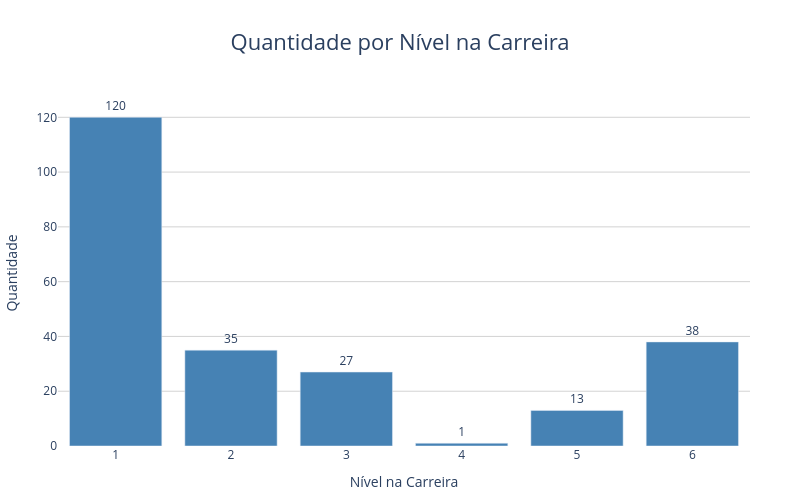

Write notebook code for a chart like this one.
### Code cell
import plotly.graph_objects as go

fig = go.Figure(data=[
    go.Bar(
        x=qtd_por_nivel.index.astype(str),  # Convertendo o índice para string para melhor exibição
        y=qtd_por_nivel['Quantidade'],
        text=qtd_por_nivel['Quantidade'],
        textposition='outside',
        marker_color='steelblue'
    )
])

fig.update_layout(
    title=dict(
        text="Quantidade por Nível na Carreira",
        x=0.5,
        font=dict(size=22)
    ),
    xaxis=dict(
        title="Nível na Carreira",
        tickangle=0
    ),
    yaxis=dict(
        title="Quantidade",
        showgrid=True,
        gridcolor="lightgrey"
    ),
    plot_bgcolor="white",
    width=800,
    height=500,
    margin=dict(l=50, r=50, t=100, b=50)
)
fig.write_image('quantidade_pessoas_por_nivel.png', engine="kaleido")

fig.show()

### Figure 1 — Plotly figure (JSON) as saved in the notebook; plotly's stock layout.template omitted (floating-point values rounded to 4 significant figures)
{"data": [{"marker": {"color": "steelblue"}, "text": [120.0, 35.0, 27.0, 1.0, 13.0, 38.0], "textposition": "outside", "type": "bar", "x": ["1", "2", "3", "4", "5", "6"], "y": [120, 35, 27, 1, 13, 38]}], "layout": {"height": 500, "margin": {"b": 50, "l": 50, "r": 50, "t": 100}, "plot_bgcolor": "white", "title": {"font": {"size": 22}, "text": "Quantidade por Nível na Carreira", "x": 0.5}, "width": 800, "xaxis": {"tickangle": 0, "title": {"text": "Nível na Carreira"}}, "yaxis": {"gridcolor": "lightgrey", "showgrid": true, "title": {"text": "Quantidade"}}}}
